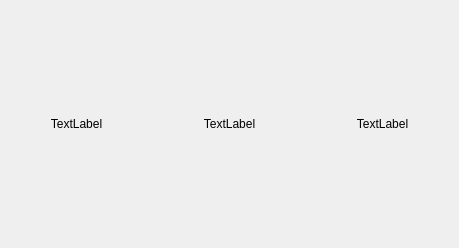
<?xml version="1.0" encoding="UTF-8"?>
<ui version="4.0">
 <class>GameOverviewItem</class>
 <widget class="QWidget" name="GameOverviewItem">
  <property name="geometry">
   <rect>
    <x>0</x>
    <y>0</y>
    <width>459</width>
    <height>248</height>
   </rect>
  </property>
  <property name="windowTitle">
   <string>Form</string>
  </property>
  <property name="styleSheet">
   <string notr="true"/>
  </property>
  <layout class="QGridLayout" name="gridLayout">
   <property name="leftMargin">
    <number>0</number>
   </property>
   <property name="topMargin">
    <number>0</number>
   </property>
   <property name="rightMargin">
    <number>0</number>
   </property>
   <property name="bottomMargin">
    <number>0</number>
   </property>
   <property name="spacing">
    <number>0</number>
   </property>
   <item row="0" column="0">
    <layout class="QHBoxLayout" name="horizontalLayout">
     <item>
      <widget class="QLabel" name="gamename">
       <property name="text">
        <string>TextLabel</string>
       </property>
       <property name="alignment">
        <set>Qt::AlignCenter</set>
       </property>
      </widget>
     </item>
     <item>
      <widget class="QLabel" name="playdate">
       <property name="text">
        <string>TextLabel</string>
       </property>
       <property name="alignment">
        <set>Qt::AlignCenter</set>
       </property>
      </widget>
     </item>
     <item>
      <widget class="QLabel" name="gamerank">
       <property name="text">
        <string>TextLabel</string>
       </property>
       <property name="alignment">
        <set>Qt::AlignCenter</set>
       </property>
      </widget>
     </item>
    </layout>
   </item>
  </layout>
 </widget>
 <resources/>
 <connections/>
</ui>
